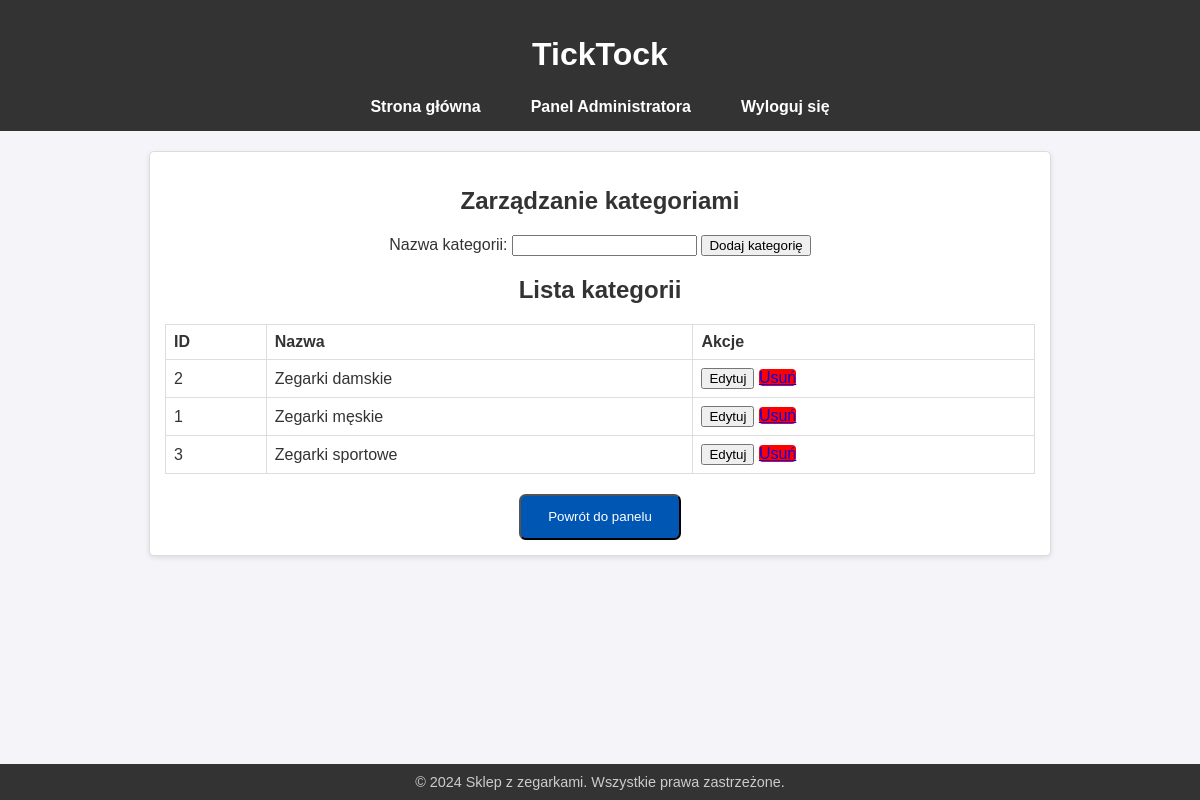
Before: /admin_categories.php (signed in) with the older database file.
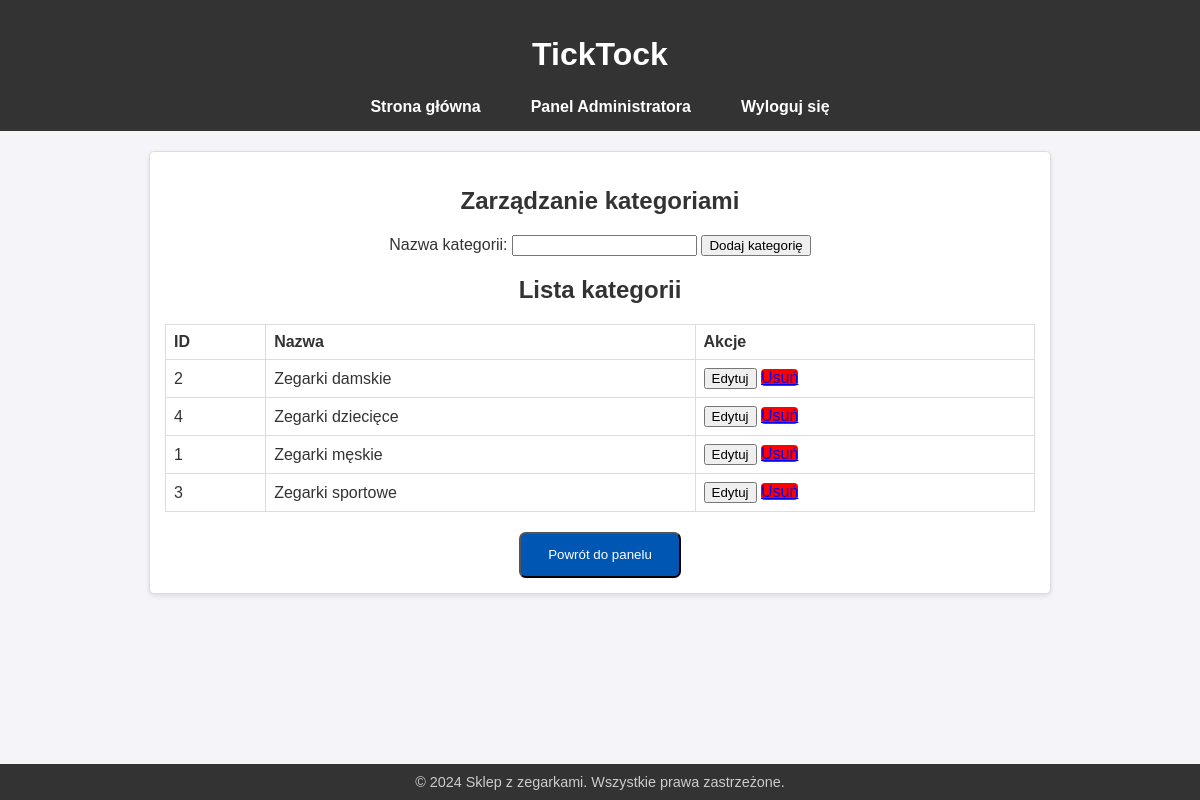
After: the same page with the newer database file.
### tables this page shows
CREATE TABLE `categories` (
  `id` int(11) NOT NULL,
  `name` varchar(255) NOT NULL
);

### admin_categories.php (the view, shortened to what this page needs)
<?php
require 'header.php';
$categories = $pdo->query("SELECT * FROM categories")->fetchAll(PDO::FETCH_ASSOC);
?>
<!DOCTYPE html>
<html lang="pl">
<head>
    <link rel="stylesheet" href="styles.css">
</head>
<body>
<section>
    <h1>Zarządzanie kategoriami</h1>
    <form method="POST">
        <label>Nazwa kategorii:
            <input type="text" name="name" id="category-name" required>
        </label>
        <button type="submit" id="form-submit">Dodaj kategorię</button>
    </form>
    <h2 style="margin-top: 20px;">Lista kategorii</h2>
    <table border="1">
        <tr>
            <th>ID</th>
            <th>Nazwa</th>
            <th>Akcje</th>
        </tr>
        <?php foreach ($categories as $category): ?>
        <tr>
            <td><?= $category['id'] ?></td>
            <td><?= htmlspecialchars($category['name']) ?></td>
            <td>
                <button onclick="editCategory(<?= $category['id'] ?>, '<?= htmlspecialchars($category['name'], ENT_QUOTES) ?>')">Edytuj</button>
                <a href="admin_categories.php?delete=<?= $category['id'] ?>" onclick="return confirm('Czy na pewno chcesz usunąć tę kategorię?')"
                    style="background-color: red; border-radius: 0.25em;">Usuń</a>
            </td>
        </tr>
        <?php endforeach; ?>
    </table>
    <a style="margin-top: 20px;" href="admin_panel.php">
        <button class="nav-btn">Powrót do panelu</button>
    </a>
</section>
</body>
</html>
<?php require 'footer.php'; ?>

Changed rows visible on the page:
added categories: id "4", name "Zegarki dziecięce"
